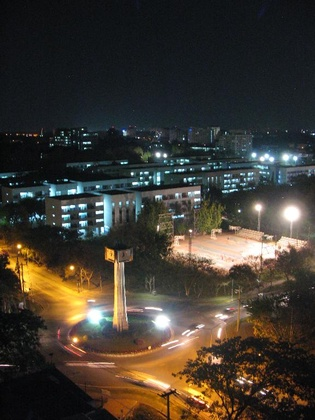
%> input picture a2_20171157/Input_images/Clear.jpg, 315 x 420 px, shrunk from 576 x 768 before the run
$ octave --eval "result = linemeet(imread('../Input_images/Clear.jpg'));"   (GNU Octave 9; MATLAB toolbox functions it lacks are replaced by stand-ins)
%> lines starting %> are read from the running program, lines starting %| are printed output that depends on the picture
function img = linemeet(img)
img = rgb2gray(img);
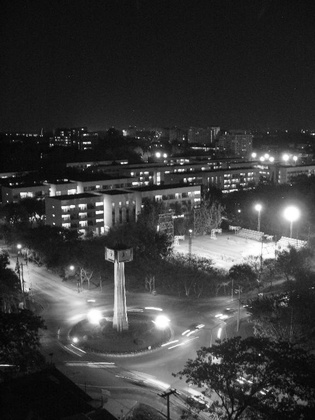
%> img: size 420x315 uint8; min 2, max 255, mean 59
img = im2double(img);
%> img: size 420x315 double
mtx = [1,1,1;0,0,0;-1,-1,-1];
%c = conv2(img,mtx);
subplot(1,2,1);
imshow(img);
title('Original Image');
c2 = con_2(img,mtx,3);
subplot(1,2,2);
imshow(c2);
title('Output Image');

function out = con_2(img1,mtx,n)
%> called with mtx = [1 1 1; 0 0 0; -1 -1 -1], n = 3
if(mod(n,2)~=0)
    m = (n-1)/2;
else
    m=n/2;
end
mtx = flip(mtx,2);
mtx = flip(mtx);
d = size(img1);
%> d = [420 315]
out = zeros(d);
img = zeros(d(1,1)+2*m,d(1,2)+2*m);

img(m+1:(end-m),m+1:(end-m)) = img1;
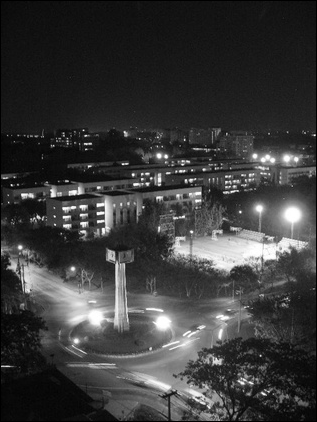
%> img: size 422x317 double; min 0, max 1, mean 0.229
for i = 2:d(1,1)
    for j = 2:d(1,2)
        part_temp = img(i-1:i+n-2,j-1:j+n-2) .* mtx;
        out(i-1,j-1) = sum(part_temp(:));
    end
end
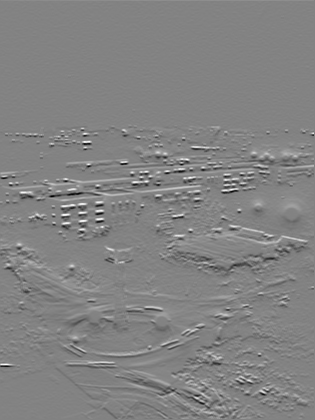
%> out: size 420x315 double; min -2.47, max 2.34, mean 0.00151; drawn with min black and max white
%> in linemeet, `imshow(c2);`:
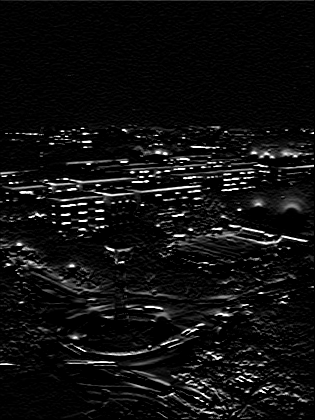
%> displayed picture: size 420x315, on the screen's scale of 0 to 255; min 0, max 255, mean 15.9
